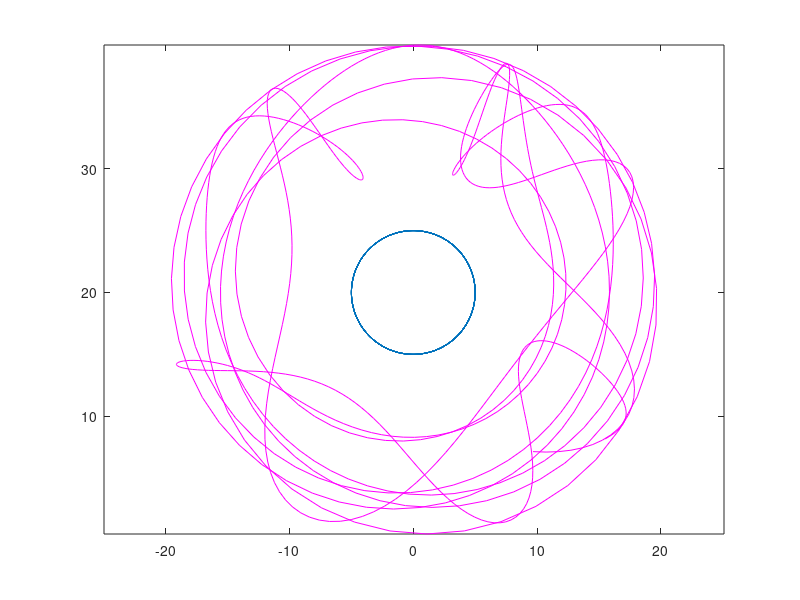

The MATLAB source for this figure:
clc; clear;

g = 9.8;
a = 5;
b = 15;

time = 41.5;
nSteps = 1000;

arrowSparse= int16(nSteps/4);

phi0 = pi/6;
omegaPhi0 = 2;

theta0 = pi/3;
omegaTheta0 = 0;

alphaPhi0 = 0;
alphaTheta0 = 0;

dt = (time)/nSteps;

alphaTheta = alphaTheta0;    alphaPhi  = alphaPhi0;     
omegaTheta = omegaTheta0;    omegaPhi  = omegaPhi0;
     theta =      theta0;         phi  =      phi0;

RecordPhi = zeros(nSteps+1,1);
RecordTheta = zeros(nSteps+1,1);

RecordTheta(1) = theta;
RecordPhi(1) = phi;

for n = 1:nSteps
    alphaTheta = -g/b*sin(theta) - a/b* sin(theta-phi)* omegaPhi^2;

    omegaPhi = omegaPhi + alphaPhi*dt;
    omegaTheta = omegaTheta + alphaTheta*dt;

    theta = theta + omegaTheta * dt;
    phi = phi + omegaPhi*dt;

    RecordTheta(n+1) = theta;
    RecordPhi(n+1) = phi;

end

hingeX = a*sin(RecordPhi);
hingeY = b + a*(1 - cos(RecordPhi));

ballX =  a*sin(RecordPhi)+ b*sin(RecordTheta);
ballY = a*(1-cos(RecordPhi)) + b*(1-cos(RecordTheta));

pendX = ballX-hingeX;
pendY = ballY-hingeY;

f1 = figure("Name", 'Pendulum on Ring',"NumberTitle","off");

plot(hingeX,hingeY);
hold on;
plot(ballX,ballY,'color','m');

% pendulum = quiver(hingeX(1:arrowSparse:end),hingeY(1:arrowSparse:end), pendX(1:arrowSparse:end),pendY(1:arrowSparse:end),"off",'color',"r","marker","+");
% pendulum.MaxHeadSize = 0; 
% scatter(hingeX(1:arrowSparse:end),hingeY(1:arrowSparse:end),"r.");
% scatter(ballX(1:arrowSparse:end),ballY(1:arrowSparse:end),"r.");

axis equal;
hold off;
